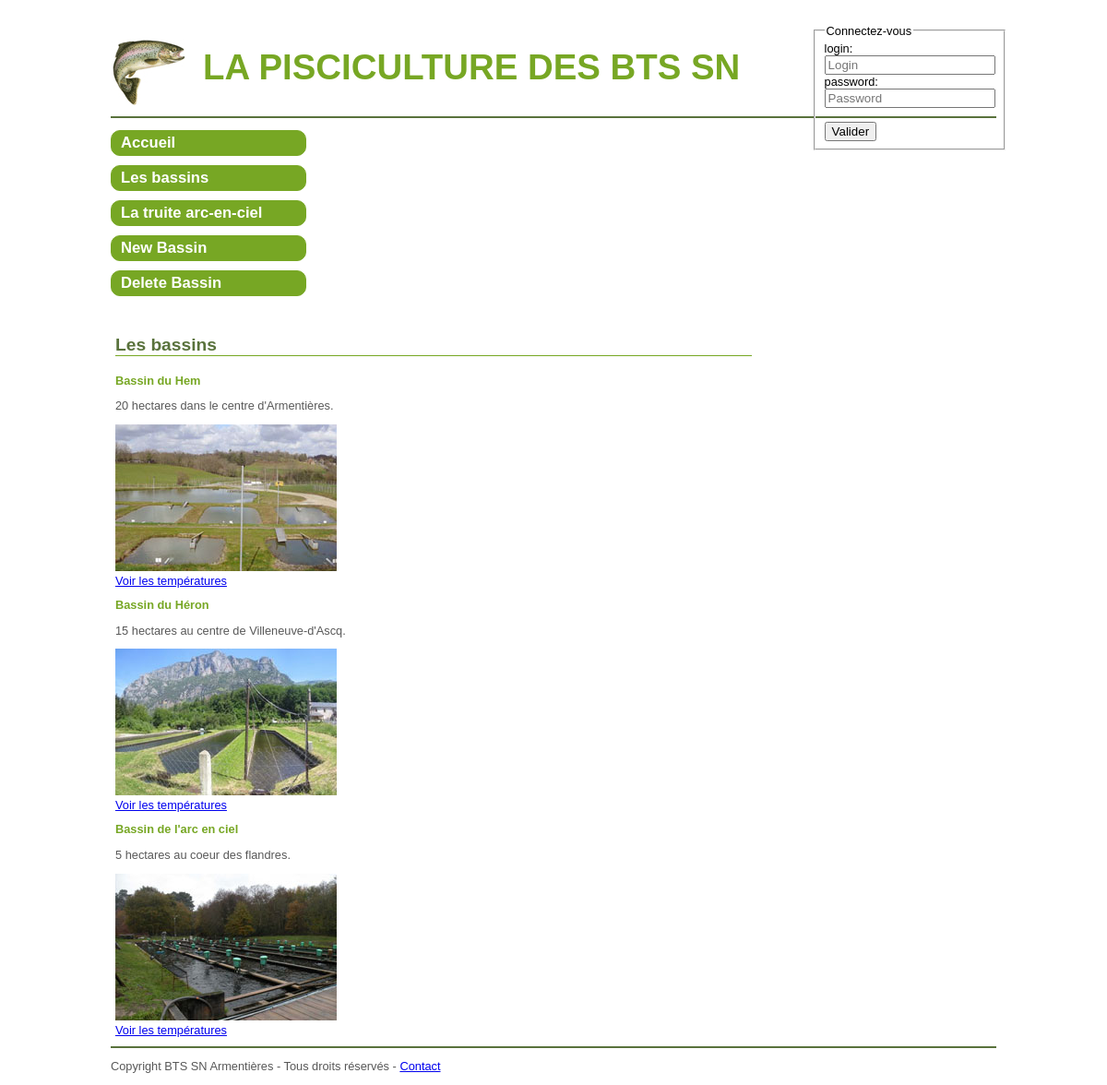
Screenshot of /bassins.php with the database file from the repository.
### tables this page shows
CREATE TABLE `bassin` (
  `idBassin` int(11) NOT NULL,
  `nom` varchar(50) NOT NULL,
  `description` varchar(1000) DEFAULT NULL,
  `photo` varchar(200) DEFAULT NULL,
  `refCapteur` varchar(50) DEFAULT NULL
);

### bassins.php (the view, shortened to what this page needs)
<?php require './bdd/bddconfig.php';
try{
    $objBdd = new PDO(
        'mysql:host='.$config_bdd["server"].';dbname='. $config_bdd["name"].'; charset=utf8',
        $config_bdd["login"],
        $config_bdd["pass"]
        );
    $objBdd->setAttribute(PDO::ATTR_ERRMODE,
    PDO::ERRMODE_EXCEPTION);
    $bassins = $objBdd->query("SELECT * FROM bassin");
} catch (Exception $prme) {
    $err_msg = "Attention, il y a problème d'accés à la base de donnée";
}
?>
                <article>
                    <h1>Les bassins</h1>
                    <?php while ($bassin = $bassins->fetch()) { ?>
                    <h2><?php echo $bassin['nom']; ?></h2>
                    <p><?php echo $bassin['description']; ?></p>
                    <img src="<?php echo "images/".$bassin['photo']; ?>" /> <br>
                    <a href="temperatures.php?idbassin=<?php echo $bassin['idBassin'] ?>&nombassin=<?php echo $bassin['nom'] ?>"> Voir les températures </a>
                    <?php }
                    ?>
                </article>
<?php $contenu = ob_get_clean(); ?>
<?php require 'gabarit/template.php'; ?>

### gabarit/template.php (shortened to what this page needs)
<!DOCTYPE html>
<html>
    <head>
        <link rel="stylesheet" href="css/styles.css" />
    </head>
    <body>
        <div id="conteneur">
            <header>
                <div class="login">
                    <form action="login.php" method="POST">
                        <fieldset>
                            <legend>Connectez-vous</legend>
                            login:<br>
                            <input type="text" name="login" placeholder="Login" required="">
                            <br>
                            password:<br>
                            <input type="password" name="password" placeholder="Password" required="">
                            <br><br>
                            <input type="submit" value="Valider">
                        </fieldset>
                    </form>
                </div>
                <h1>la pisciculture des BTS SN</h1>
            </header>
            <nav>
                <ul>
                    <li><a href="index.php">Accueil</a></li>
                    <li><a href="bassins.php">Les bassins</a></li>
                    <li><a href="arcenciel.php">La truite arc-en-ciel</a></li>
                    <li><a href="newbassin.php">New Bassin</a></li>
                    <li><a href="supprbassin.php">Delete Bassin</a></li>
                </ul>
            </nav>
            <section>
                <?php echo $contenu; ?>
            </section>
            <footer>
                <p>Copyright BTS SN Armentières - Tous droits réservés -
                    <a href="#">Contact</a></p>
            </footer>
        </div>
    </body>
</html>

### css/styles.css (style rules this page uses)
body { font-family: Arial, Verdana, sans-serif; font-size: 0.8em; color: black; background-color: white; }
#conteneur { width: 960px; margin: auto; background-color: white; }
header { background: url("img/logo.jpg") no-repeat top left ; height: 100px; border-bottom: 2px solid rgb(89,114,60); }
header h1 { color: rgb(119,167,36); font-size: 3em; padding: 25px 0px 0px 100px; text-transform: uppercase; }
footer { border-top: 2px solid rgb(89,114,60); clear: both; }
nav { display: inline-block; vertical-align: top; width: 250px; }
section { display: inline-block; vertical-align: top; width: 700px; }
article { padding: 10px 5px 10px 5px; clear: both; }
article h1 { color: rgb(89,114,60); font-size: 1.5em; border-bottom: 1px solid rgb(119,167,36); }
article h2 { color: #77A724; font-size: 1em; }
p { text-align: justify; color: #585858; font-size: 1em; }
nav ul { list-style-type: none; padding: 0px; }
nav ul li a { display: block; width: 200px; border: 1px solid rgb(119,167,36); background-color: rgb(119,167,36); border-radius: 10px; margin: 10px 10px 10px 0px; padding: 3px 0px 3px 10px; font-size: 1.3em; font-weight: bold; text-decoration: none; color: white; }
.login { float: right; width: 200px; }

### rows the page displays
bassin: nom "Bassin du Hem", description "20 hectares dans le centre d'Armentières.", photo (picture)
bassin: nom "Bassin du Héron", description "15 hectares au centre de Villeneuve-d'Ascq.", photo (picture)
bassin: nom "Bassin de l'arc en ciel", description "5 hectares au coeur des flandres.", photo (picture)
